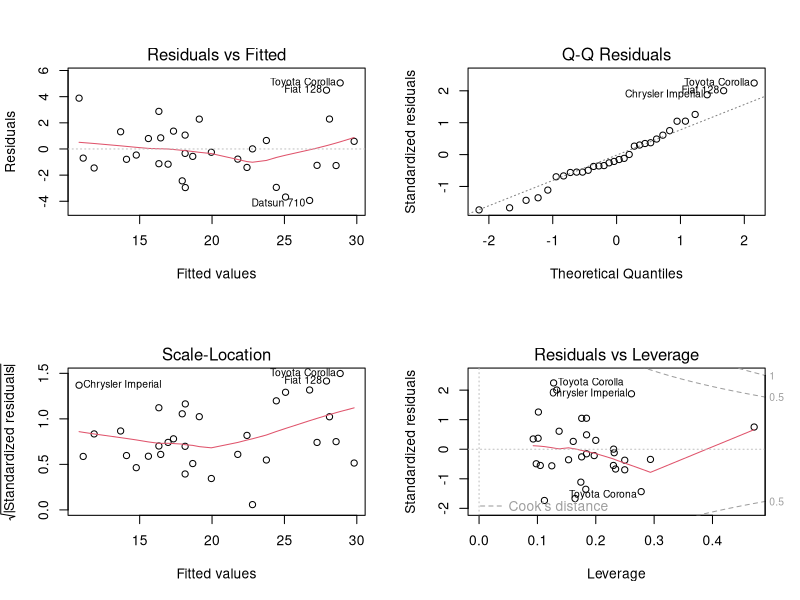
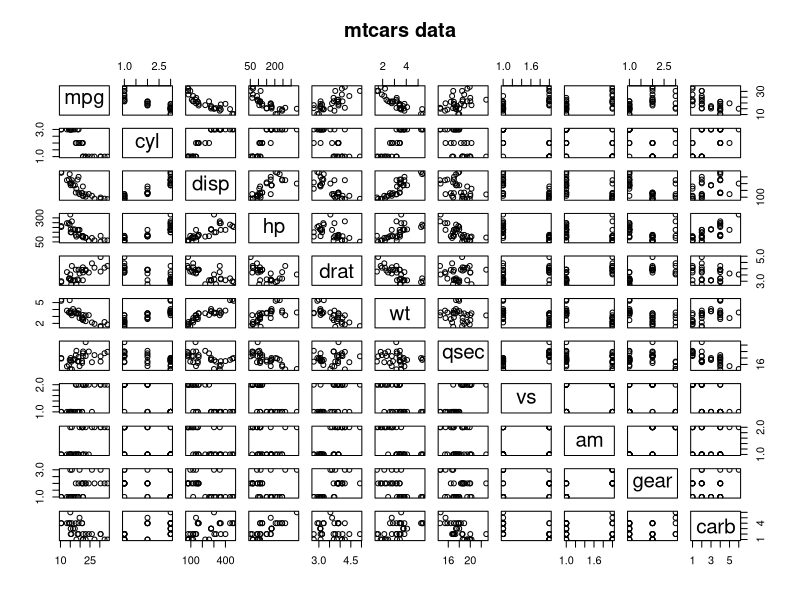
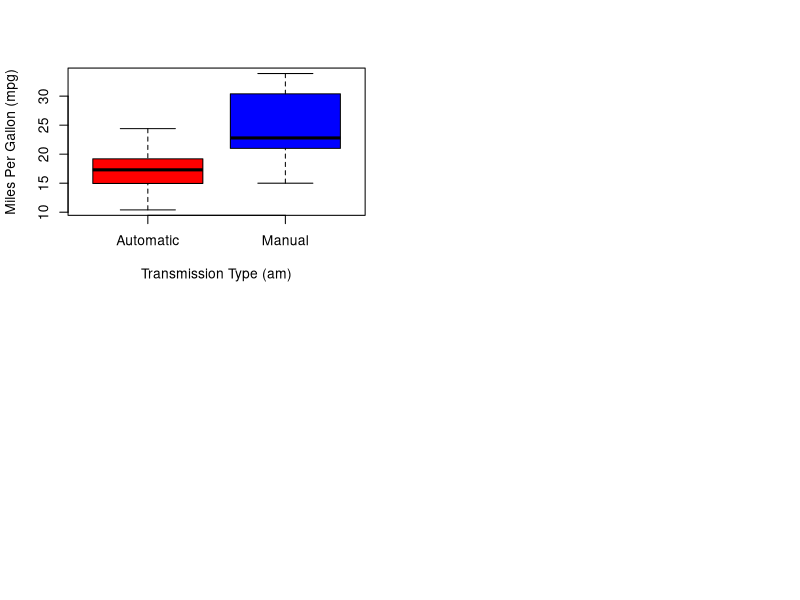
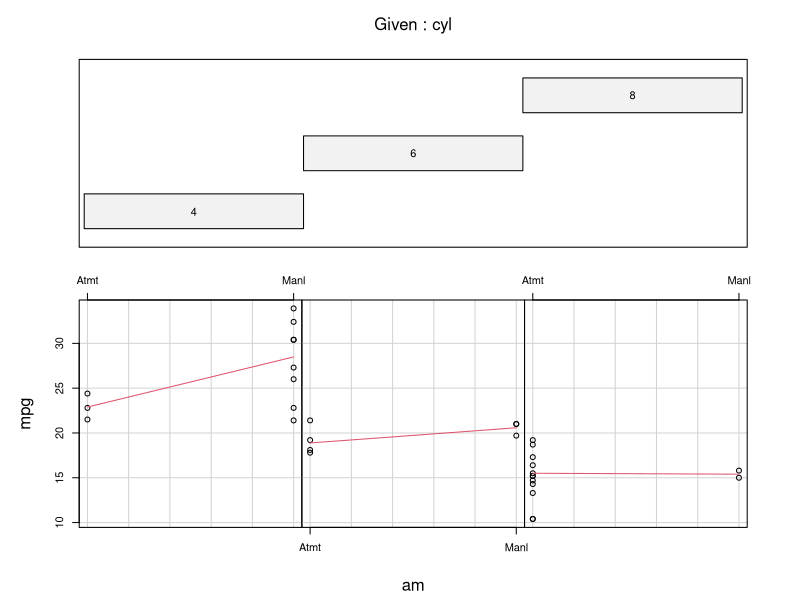

These figures' R source, in order:
## ---- chunk 1
data("mtcars")
mtcars$cyl <- factor(mtcars$cyl)
mtcars$vs <- factor(mtcars$vs)
mtcars$am <- factor(mtcars$am, labels = c("Automatic", "Manual"))
mtcars$gear <- factor(mtcars$gear)
mtcars$carb <- factor(mtcars$carb)
str(mtcars)
## ---- chunk 2
summary(lm(mpg ~ am, data = mtcars))
## ---- chunk 3
summary(lm(mpg ~ ., data = mtcars))
## ---- chunk 4
best <- step(lm(mpg ~ ., data = mtcars), direction = "both")
## ---- chunk 5
summary(best)
## ---- chunk 6
par(mfrow = c(2, 2))
plot(best)
## ---- chunk 7
t.test(mpg ~ am, data = mtcars)
## ---- chunk 8
pairs(mtcars, main = "mtcars data")
## ---- chunk 9
boxplot(mpg ~ am, data = mtcars,
        col = c("red", "blue"),
        ylab = "Miles Per Gallon (mpg)",
        xlab = "Transmission Type (am)")
## ---- chunk 10
coplot(mpg ~ am | cyl, data = mtcars,
       panel = panel.smooth, rows = 1)
